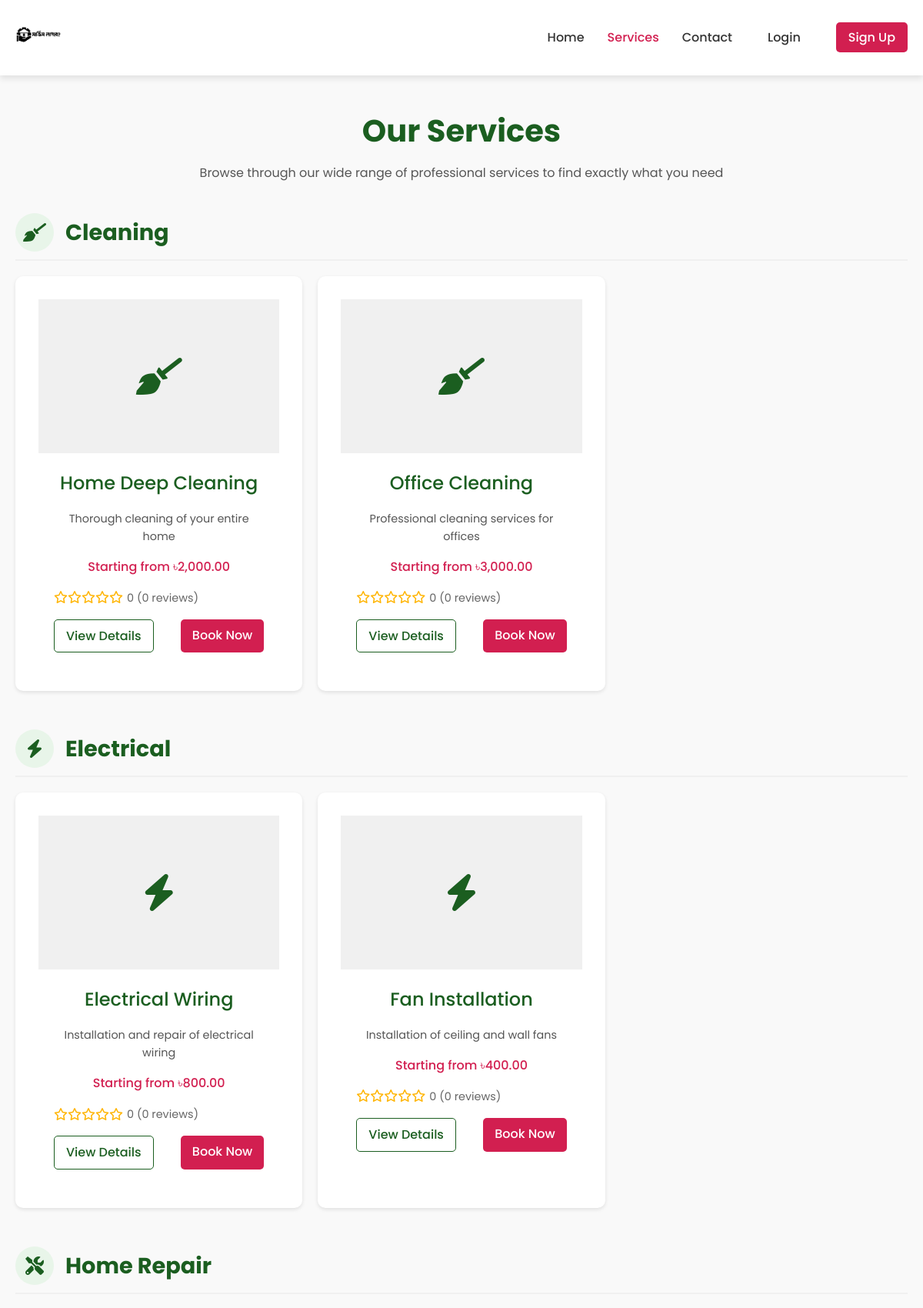
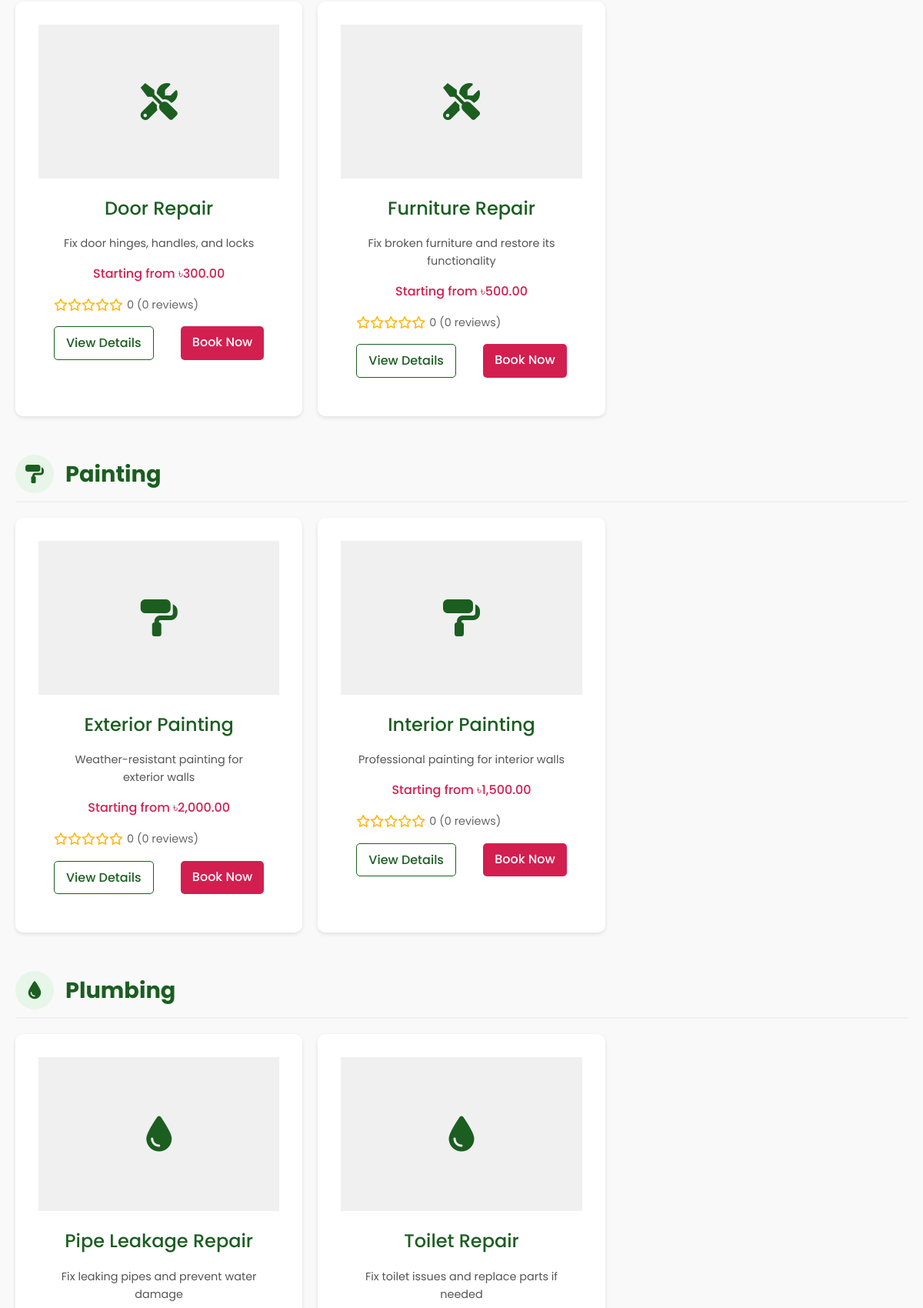
/services.php (upper part), run on the app's committed database (2 pictures, top to bottom).
### tables this page shows
CREATE TABLE `services` (
  `id` int(11) NOT NULL,
  `category_id` int(11) DEFAULT NULL,
  `name` varchar(100) NOT NULL,
  `description` text DEFAULT NULL,
  `price` decimal(10,2) DEFAULT NULL,
  `image` varchar(255) DEFAULT NULL,
  `created_at` timestamp NOT NULL DEFAULT current_timestamp(),
  `updated_at` timestamp NOT NULL DEFAULT current_timestamp() ON UPDATE current_timestamp()
);

### config.php (called while the page is built, shortened)
<?php
function is_logged_in() {
  return isset($_SESSION['user_id']);
}
?>

### services.php (the view, shortened to what this page needs)
<?php
require_once 'config.php';
$logged_in = is_logged_in();
$stmt = $conn->prepare("
    SELECT s.*, c.name as category_name, c.icon as category_icon
    FROM services s
    JOIN service_categories c ON s.category_id = c.id
    ORDER BY c.name, s.name
");
$stmt->execute();
$services_result = $stmt->get_result();
$services = [];
while ($service = $services_result->fetch_assoc()) {
    $services[] = $service;
}
$services_by_category = [];
foreach ($services as $service) {
    $category_id = $service['category_id'];
    if (!isset($services_by_category[$category_id])) {
        $services_by_category[$category_id] = [
            'name' => $service['category_name'],
            'icon' => $service['category_icon'],
            'services' => []
        ];
    }
    $services_by_category[$category_id]['services'][] = $service;
}
?>
<!DOCTYPE html>
<html lang="en">
<head>
    <link rel="stylesheet" href="styles.css">
    <link rel="stylesheet" href="https://cdnjs.cloudflare.com/ajax/libs/font-awesome/6.0.0/css/all.min.css">
</head>
<body>
    <header class="header">
        <div class="container">
            <div class="header-content">
                <div class="logo-container">
                    <a href="index.php"><img src="ServiceLagbe.jpeg" alt="Service Lagbe Logo" class="logo"></a>
                </div>
                <nav class="nav-menu">
                    <ul>
                        <li><a href="index.php">Home</a></li>
                        <li><a href="services.php" class="active">Services</a></li>
                        <li><a href="contact.php">Contact</a></li>
                        <?php if ($logged_in): ?>
                            <li><a href="profile.php" class="nav-btn">My Profile</a></li>
                            <li><a href="logout.php" class="nav-btn primary">Logout</a></li>
                        <?php else: ?>
                            <li><a href="login.php" class="nav-btn">Login</a></li>
                            <li><a href="signup.php" class="nav-btn primary">Sign Up</a></li>
                        <?php endif; ?>
                    </ul>
                </nav>
            </div>
        </div>
    </header>
    <section class="services-container">
        <div class="services-header">
            <h1>Our Services</h1>
            <p>Browse through our wide range of professional services to find exactly what you need</p>
        </div>
        <?php foreach ($services_by_category as $category_id => $category): ?>
            <div class="category-section" id="category-<?php echo $category_id; ?>">
                <div class="category-header">
                    <div class="category-icon">
                        <i class="fas <?php echo $category['icon']; ?>"></i>
                    </div>
                    <h2 class="category-title"><?php echo $category['name']; ?></h2>
                </div>
                <div class="services-grid">
                    <?php foreach ($category['services'] as $service): ?>
                        <div class="service-card">
                            <div class="service-image">
                                <i class="fas <?php echo $category['icon']; ?>"></i>
                            </div>
                            <div class="service-content">
                                <h3 class="service-title"><?php echo $service['name']; ?></h3>
                                <p class="service-description"><?php echo $service['description']; ?></p>
                                <div class="service-price">Starting from ৳<?php echo number_format($service['price'], 2); ?></div>
                                <?php
                                $stmt = $conn->prepare("
                                    SELECT AVG(r.rating) as avg_rating, COUNT(r.id) as review_count
                                    FROM reviews r
                                    JOIN bookings b ON r.booking_id = b.id
                                    WHERE b.service_id = ?
                                ");
                                $stmt->bind_param("i", $service['id']);
                                $stmt->execute();
                                $rating_result = $stmt->get_result()->fetch_assoc();
                                $avg_rating = $rating_result['avg_rating'] ? round($rating_result['avg_rating'], 1) : 0;
                                $review_count = $rating_result['review_count'];
                                ?>
                                <div class="service-rating">
                                    <div class="rating-stars">
                                        <?php
                                        $full_stars = floor($avg_rating);
                                        $half_star = $avg_rating - $full_stars >= 0.5;
                                        for ($i = 1; $i <= 5; $i++) {
                                            if ($i <= $full_stars) {
                                                echo '<i class="fas fa-star"></i>';
                                            } elseif ($i == $full_stars + 1 && $half_star) {
                                                echo '<i class="fas fa-star-half-alt"></i>';
                                            } else {
                                                echo '<i class="far fa-star"></i>';
                                            }
                                        }
                                        ?>
                                    </div>
                                    <div class="rating-count"><?php echo $avg_rating; ?> (<?php echo $review_count; ?> reviews)</div>
                                </div>
                                <div class="service-action">
                                    <a href="service-details.php?id=<?php echo $service['id']; ?>" class="btn-details">View Details</a>
                                    <a href="book-service.php?id=<?php echo $service['id']; ?>" class="btn-book">Book Now</a>
                                </div>
                            </div>
                        </div>
                    <?php endforeach; ?>
                </div>
            </div>
        <?php endforeach; ?>
    </section>
</body>
</html>

### styles.css (style rules this page uses)
:root { --primary-color: #d21f50; --primary-dark: #c4184a; --secondary-color: #1b5e20; --text-color: #333; --light-text: #555; --bg-color: #f9f9f9; --white: #fff; --light-gray: #f4f4f4; --border-color: #ccc; --shadow: 0 4px 8px rgba(0, 0, 0, 0.1); }
* { margin: 0; padding: 0; box-sizing: border-box; }
body { font-family: "Poppins", sans-serif; color: var(--text-color); background-color: var(--bg-color); line-height: 1.6; }
.container { width: 100%; max-width: 1200px; margin: 0 auto; padding: 0 20px; }
a { text-decoration: none; color: inherit; }
ul { list-style: none; }
img { max-width: 100%; }
.header { background-color: var(--white); box-shadow: var(--shadow); position: sticky; top: 0; z-index: 100; }
.header-content { display: flex; justify-content: space-between; align-items: center; padding: 15px 0; }
.logo-container { display: flex; align-items: center; }
.logo { height: 60px; width: auto; }
.nav-menu ul { display: flex; gap: 30px; align-items: center; }
.nav-menu a { font-weight: 500; transition: color 0.3s ease; }
.nav-menu a:hover, .nav-menu a.active { color: var(--primary-color); }
.nav-btn { padding: 8px 16px; border-radius: 5px; }
.nav-btn.primary { background-color: var(--primary-color); color: var(--white) !important; }
.services-grid { display: grid; grid-template-columns: repeat(auto-fit, minmax(300px, 1fr)); gap: 30px; }
.service-card { background-color: var(--white); border-radius: 10px; padding: 30px; text-align: center; box-shadow: var(--shadow); transition: transform 0.3s ease; }
.service-card h3 { font-size: 1.5rem; margin-bottom: 15px; color: var(--secondary-color); }
.service-card p { color: var(--light-text); }

### services.php (style rules this page uses)
.services-container { max-width: 1200px; margin: 40px auto; padding: 0 20px; }
.services-header { text-align: center; margin-bottom: 40px; }
.services-header h1 { font-size: 2.5rem; color: #1b5e20; margin-bottom: 10px; }
.services-header p { color: #555; max-width: 700px; margin: 0 auto; }
.category-section { margin-bottom: 50px; }
.category-header { display: flex; align-items: center; margin-bottom: 20px; padding-bottom: 10px; border-bottom: 2px solid #f0f0f0; }
.category-icon { width: 50px; height: 50px; background-color: #e8f5e9; border-radius: 50%; display: flex; align-items: center; justify-content: center; margin-right: 15px; color: #1b5e20; font-size: 1.5rem; }
.category-title { font-size: 1.8rem; color: #1b5e20; }
.services-grid { display: grid; grid-template-columns: repeat(auto-fill, minmax(300px, 1fr)); gap: 20px; }
.service-card { background-color: white; border-radius: 10px; box-shadow: 0 2px 5px rgba(0,0,0,0.1); overflow: hidden; transition: transform 0.3s ease, box-shadow 0.3s ease; }
.service-image { height: 200px; background-color: #f0f0f0; display: flex; align-items: center; justify-content: center; color: #1b5e20; font-size: 3rem; }
.service-content { padding: 20px; }
.service-title { font-size: 1.3rem; font-weight: 500; color: #1b5e20; margin-bottom: 10px; }
.service-description { color: #555; margin-bottom: 15px; font-size: 0.9rem; }
.service-price { font-weight: 500; color: #d21f50; margin-bottom: 15px; }
.service-rating { display: flex; align-items: center; margin-bottom: 15px; }
.rating-stars { color: #ffb400; margin-right: 5px; }
.rating-count { color: #666; font-size: 0.9rem; }
.service-action { display: flex; justify-content: space-between; }
.btn-book { background-color: #d21f50; color: white; padding: 8px 15px; border-radius: 5px; text-decoration: none; font-weight: 500; transition: background-color 0.3s ease; }
.btn-details { background-color: transparent; color: #1b5e20; padding: 8px 15px; border-radius: 5px; text-decoration: none; font-weight: 500; border: 1px solid #1b5e20; transition: background-color 0.3s ease, color 0.3s ease; }

### data on the page
services: name "Home Deep Cleaning", description "Thorough cleaning of your entire home", price "2,000.00", avg_rating "0", review_count "0"
services: name "Office Cleaning", description "Professional cleaning services for offices", price "3,000.00", avg_rating "0", review_count "0"
services: name "Electrical Wiring", description "Installation and repair of electrical wiring", price "800.00", avg_rating "0", review_count "0"
services: name "Fan Installation", description "Installation of ceiling and wall fans", price "400.00", avg_rating "0", review_count "0"
services: name "Door Repair", description "Fix door hinges, handles, and locks", price "300.00", avg_rating "0", review_count "0"
services: name "Furniture Repair", description "Fix broken furniture and restore its functionality", price "500.00", avg_rating "0", review_count "0"
services: name "Exterior Painting", description "Weather-resistant painting for exterior walls", price "2,000.00", avg_rating "0", review_count "0"
services: name "Interior Painting", description "Professional painting for interior walls", price "1,500.00", avg_rating "0", review_count "0"
services: name "Pipe Leakage Repair", description "Fix leaking pipes and prevent water damage"
services: name "Toilet Repair", description "Fix toilet issues and replace parts if needed"

### other printed values
$category['name'] "Cleaning"
$category['name'] "Electrical"
$category['name'] "Home Repair"
$category['name'] "Painting"
$category['name'] "Plumbing"
